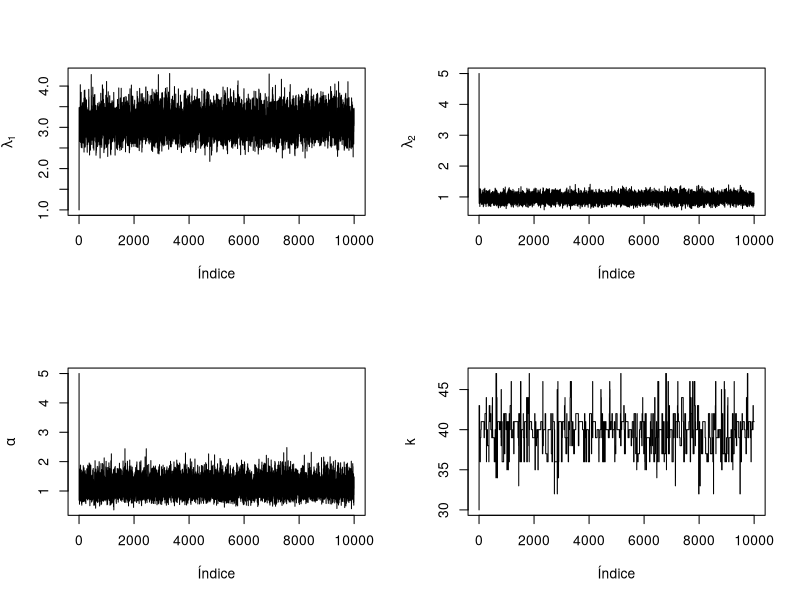
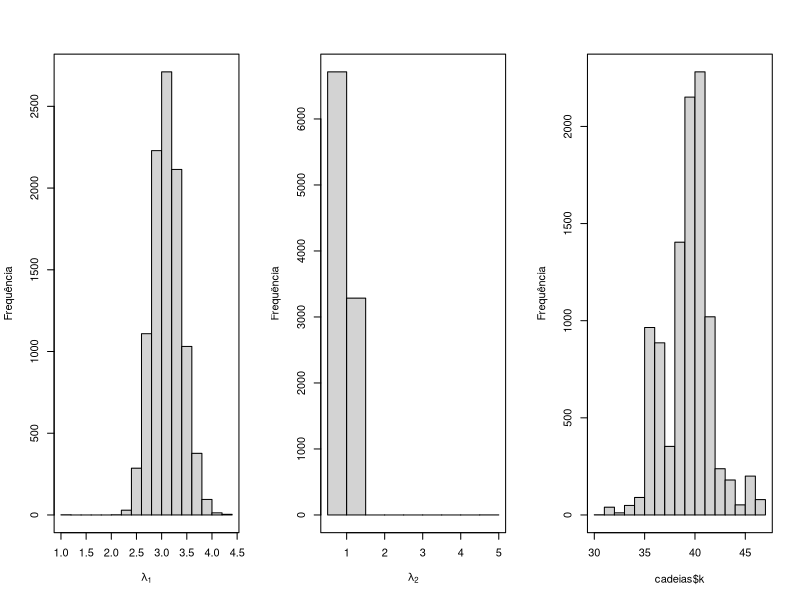
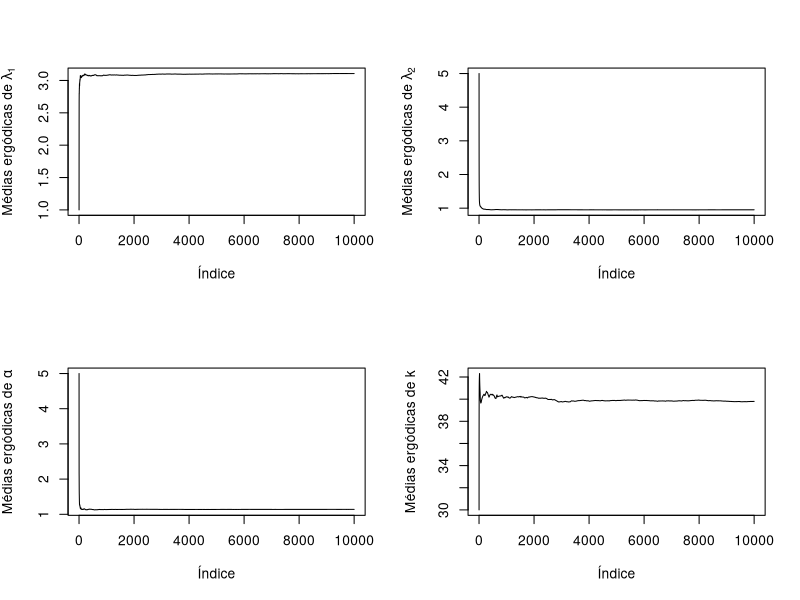
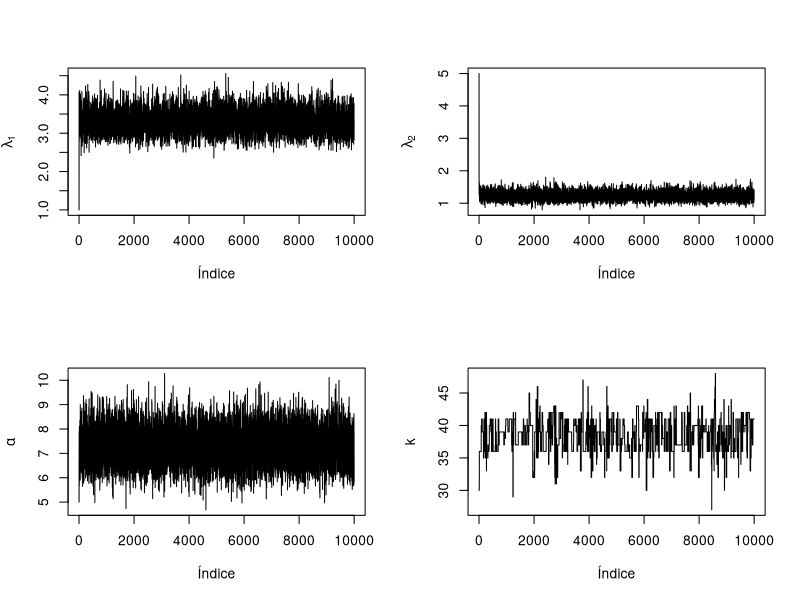

Source code (R) for these figures, in order:
set.seed(123)

# Razão do núcleo da condicional completa de k nos pontos do observação
# proposta e do último valor aceito
rk = function(y, k, lambda1, lambda2, X) {
  lambda1^(sum(X[1:y]) - sum(X[1:k])) *
    lambda2^(sum(X[(y + 1):112]) - sum(X[(k + 1):112])) *
    exp((k - y) * (lambda1 - lambda2))
}

# Amostrador
# shape1: parâmetro de forma das distribuições a priori de lambda1 e lambda2
# shape2: parâmetro de forma da distribuição a priori de alpha
amostrador = function(shape1, shape2, X, R) {
  lambda1 = lambda2 = alpha = k = numeric(R)
  
  # Valores iniciais
  lambda1[1] = 1
  lambda2[1] = 5
  alpha[1]   = 5
  k[1]       = 30
  
  nac = 0 # número de sucessos na geração de k
  
  for (j in 2:R) {
    lambda1[j] = rgamma(1, shape1 + sum(X[1:k[j-1]]), k[j - 1] + alpha[j - 1])
    lambda2[j] = rgamma(1, shape1 + sum(X[(k[j-1]+1):112]), 112 - k[j - 1] + alpha[j - 1])
    alpha[j]   = rgamma(1, shape2 + 6, lambda1[j] + lambda2[j] + 10)
    
    # Passo de Metropolis-Hastings para k
    y = sample(111, 1) # gera o candidato
    
    if (runif(1) > 1 -  min(1, rk(y, k[j-1], lambda1[j], lambda2[j], X))) {
      k[j] = y
      nac = nac + 1
    } else
      k[j] = k[j - 1]
  }
  
  # Taxa de aceitação de k
  print(paste("Aceitação de k: ", nac / R))
  
  data.frame(lambda1 = lambda1, lambda2 = lambda2, alpha = alpha, k = k)
}

X = c(4, 5, 4, 1, 0, 4, 3, 4, 0, 6, 3, 3, 4, 0, 2, 6, 3, 3, 5, 4, 5, 3, 1, 4, 4, 1, 5, 5,
      3, 4, 2, 5, 2, 2, 3, 4, 2, 1, 3, 2, 2, 1, 1, 1, 1, 3, 0, 0, 1, 0, 1, 1, 0, 0, 3, 1,
      0, 3, 2, 2, 0, 1, 1, 1, 0, 1, 0, 1, 0, 0, 0, 2, 1, 0, 0, 0, 1, 1, 0, 2, 3, 3, 1, 1,
      2, 1, 1, 1, 1, 2, 4, 2, 0, 0, 0, 1, 4, 0, 0, 0, 1, 0, 0, 0, 0, 0, 1, 0, 0, 1, 0, 1)
R = 10000

cadeias = amostrador(3, 10, X, R)

# Gráficos das cadeias geradas
par(mfrow = c(2,2))
plot(cadeias$lambda1, type = 'l', xlab = "Índice", ylab = expression(lambda[1]))
plot(cadeias$lambda2, type = 'l', xlab = "Índice", ylab = expression(lambda[2]))
plot(cadeias$alpha, type = 'l', xlab = "Índice", ylab = expression(alpha))
plot(cadeias$k, type = 'l', xlab = "Índice", ylab = expression(k))

# Estimativas
apply(cadeias, 2, mean)

# Distribuições a posteriori
par(mfrow = c(1, 3))
hist(cadeias$lambda1, ylab = "Frequência", xlab = expression(lambda[1]), main = ""); box();
hist(cadeias$lambda2, ylab = "Frequência", xlab = expression(lambda[2]), main = ""); box();
hist(cadeias$k, ylab = "Frequência", main = ""); box()

# Médias ergódicas
par(mfrow = c(2,2))
plot(cumsum(cadeias$lambda1) / (1:R), type = "l", xlab = "Índice",
     ylab = expression(paste("Médias ergódicas de ", lambda[1])))
plot(cumsum(cadeias$lambda2) / (1:R), type = "l", xlab = "Índice",
     ylab = expression(paste("Médias ergódicas de ", lambda[2])))
plot(cumsum(cadeias$alpha) / (1:R), type = "l", xlab = "Índice",
     ylab = expression(paste("Médias ergódicas de ", alpha)))
plot(cumsum(cadeias$k) / (1:R), type = "l", xlab = "Índice", ylab = "Médias ergódicas de k")

# Estudo da sensibilidade em relação à escolha dos parâmetros
cadeias = amostrador(30, 100, X, R)

# Gráficos das cadeias geradas
par(mfrow = c(2,2))
plot(cadeias$lambda1, type = 'l', xlab = "Índice", ylab = expression(lambda[1]))
plot(cadeias$lambda2, type = 'l', xlab = "Índice", ylab = expression(lambda[2]))
plot(cadeias$alpha, type = 'l', xlab = "Índice", ylab = expression(alpha))
plot(cadeias$k, type = 'l', xlab = "Índice", ylab = expression(k))

# Estimativas
apply(cadeias, 2, mean)